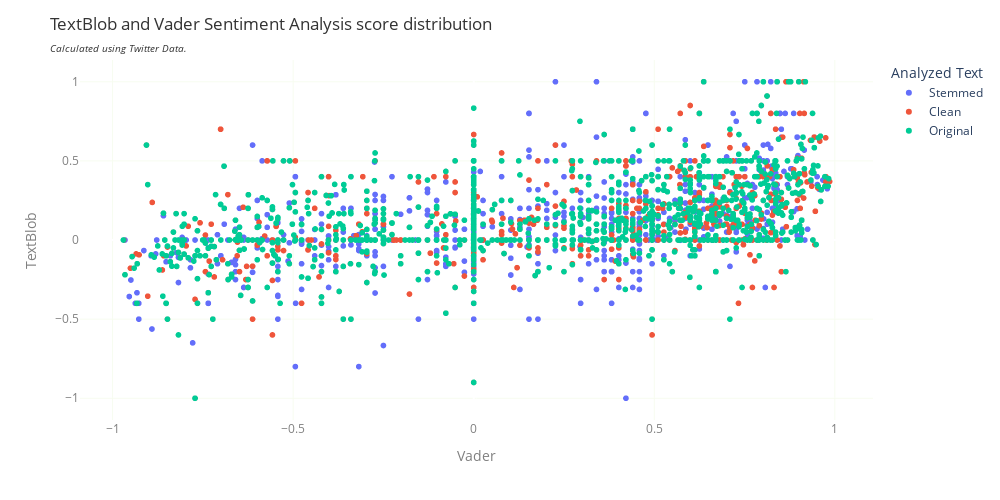

Notebook cell for this chart:
### Markdown cell above
Claramente há uma perda da intensidade na análises das ferramentas, classificando os textos de forma mais neutra após as fases de tratamento do texto, uma vez que estas ferramentas utilizam caracteres removidas para calcula a intensidade das emoções.

There is clearly a loss of intensity in the analysis of the tools, classifying texts more neutrally after the text treatment phases, since these tools use removed characters to calculate the intensity of emotions.

### Code cell
#Creating Df to plot
t = pd.melt(tweets.reset_index(), id_vars='index', value_vars=['TextBlob','TextBlob_c', 'TextBlob_o'])
v = pd.melt(tweets.reset_index(), id_vars='index', value_vars=['Vader_c','Vader','Vader_o'])

t = t.replace({'TextBlob' : 'Stemmed',
               'TextBlob_c' : 'Clean',
               'TextBlob_o' : 'Original'})
v = v.replace({'Vader' : 'Stemmed',
               'Vader_c' : 'Clean',
               'Vader_o' : 'Original'})

m = t.merge(v, how='inner', on=['index', 'variable'])
del t, v
m = m.drop('index', axis = 1).rename(columns={'value_x' : 'TextBlob', 'value_y':'Vader'})

m

title = f'TextBlob and Vader Sentiment Analysis score distribution' \
        f'<br><span style="font-size:10px"><i>Calculated using Twitter Data.</span></i>'

fig =px.scatter( y= m['TextBlob'], 
                x=m['Vader'],
               color = m['variable'])


fig.update_layout(
    showlegend=True,
    title_text=title,
    title_font_color='#333333',
    width = 1000,
    height=500,
    plot_bgcolor='white',
    #yaxis_visible=False,
    xaxis_title_font_color='grey',
    yaxis_title_font_color='grey',
    yaxis_color='grey',
    xaxis_color='grey',
    yaxis_title_text = 'TextBlob',
    xaxis_title_text = 'Vader',
    yaxis_gridcolor = '#F7FCF0',
    xaxis_gridcolor = '#F7FCF0',
    #xaxis_showgrid=True, 
    coloraxis_showscale=False,
    legend_title_text= "Analyzed Text")

### Figure 1 — Plotly figure (JSON) as saved in the notebook; plotly's stock layout.template omitted (floating-point values rounded to 4 significant figures; data arrays with more than 128 entries replaced by an {"elided": "..."} marker saying what was removed)
{"data": [{"hovertemplate": "color=Stemmed<br>x=%{x}<br>y=%{y}<extra></extra>", "legendgroup": "Stemmed", "marker": {"color": "#636efa", "symbol": "circle"}, "mode": "markers", "name": "Stemmed", "showlegend": true, "type": "scattergl", "x": {"elided": "1409 float values"}, "xaxis": "x", "y": {"elided": "1409 float values"}, "yaxis": "y"}, {"hovertemplate": "color=Clean<br>x=%{x}<br>y=%{y}<extra></extra>", "legendgroup": "Clean", "marker": {"color": "#EF553B", "symbol": "circle"}, "mode": "markers", "name": "Clean", "showlegend": true, "type": "scattergl", "x": {"elided": "1409 float values"}, "xaxis": "x", "y": {"elided": "1409 float values"}, "yaxis": "y"}, {"hovertemplate": "color=Original<br>x=%{x}<br>y=%{y}<extra></extra>", "legendgroup": "Original", "marker": {"color": "#00cc96", "symbol": "circle"}, "mode": "markers", "name": "Original", "showlegend": true, "type": "scattergl", "x": {"elided": "1409 float values"}, "xaxis": "x", "y": {"elided": "1409 float values"}, "yaxis": "y"}], "layout": {"coloraxis": {"showscale": false}, "height": 500, "legend": {"title": {"text": "Analyzed Text"}, "tracegroupgap": 0}, "margin": {"t": 60}, "plot_bgcolor": "white", "showlegend": true, "title": {"font": {"color": "#333333"}, "text": "TextBlob and Vader Sentiment Analysis score distribution<br><span style=\"font-size:10px\"><i>Calculated using Twitter Data.</span></i>"}, "width": 1000, "xaxis": {"anchor": "y", "autorange": true, "color": "grey", "domain": [0, 1], "gridcolor": "#F7FCF0", "range": [-1.09, 1.106], "title": {"font": {"color": "grey"}, "text": "Vader"}, "type": "linear"}, "yaxis": {"anchor": "x", "autorange": true, "color": "grey", "domain": [0, 1], "gridcolor": "#F7FCF0", "range": [-1.137, 1.137], "title": {"font": {"color": "grey"}, "text": "TextBlob"}, "type": "linear"}}}
